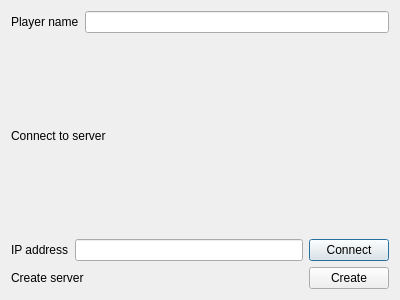
<?xml version="1.0" encoding="UTF-8"?>
<ui version="4.0">
 <class>Dialog</class>
 <widget class="QDialog" name="Dialog">
  <property name="geometry">
   <rect>
    <x>0</x>
    <y>0</y>
    <width>400</width>
    <height>300</height>
   </rect>
  </property>
  <property name="windowTitle">
   <string>Dialog</string>
  </property>
  <layout class="QVBoxLayout" name="verticalLayout_2">
   <item>
    <layout class="QHBoxLayout" name="horizontalLayout">
     <item>
      <widget class="QLabel" name="lName">
       <property name="text">
        <string>Player name</string>
       </property>
      </widget>
     </item>
     <item>
      <widget class="QLineEdit" name="lEName"/>
     </item>
    </layout>
   </item>
   <item>
    <layout class="QVBoxLayout" name="verticalLayout">
     <item>
      <widget class="QLabel" name="lConnect">
       <property name="text">
        <string>Connect to server</string>
       </property>
      </widget>
     </item>
     <item>
      <layout class="QHBoxLayout" name="horizontalLayout_2">
       <item>
        <widget class="QLabel" name="l_IP">
         <property name="text">
          <string>IP address</string>
         </property>
        </widget>
       </item>
       <item>
        <widget class="QLineEdit" name="le_IP"/>
       </item>
       <item>
        <widget class="QPushButton" name="pb_Connect">
         <property name="text">
          <string>Connect</string>
         </property>
        </widget>
       </item>
      </layout>
     </item>
    </layout>
   </item>
   <item>
    <layout class="QHBoxLayout" name="horizontalLayout_3">
     <item>
      <widget class="QLabel" name="l_create">
       <property name="text">
        <string>Create server</string>
       </property>
      </widget>
     </item>
     <item>
      <spacer name="horizontalSpacer">
       <property name="orientation">
        <enum>Qt::Horizontal</enum>
       </property>
       <property name="sizeHint" stdset="0">
        <size>
         <width>40</width>
         <height>20</height>
        </size>
       </property>
      </spacer>
     </item>
     <item>
      <widget class="QPushButton" name="pb_create">
       <property name="text">
        <string>Create</string>
       </property>
      </widget>
     </item>
    </layout>
   </item>
  </layout>
 </widget>
 <resources/>
 <connections/>
</ui>
